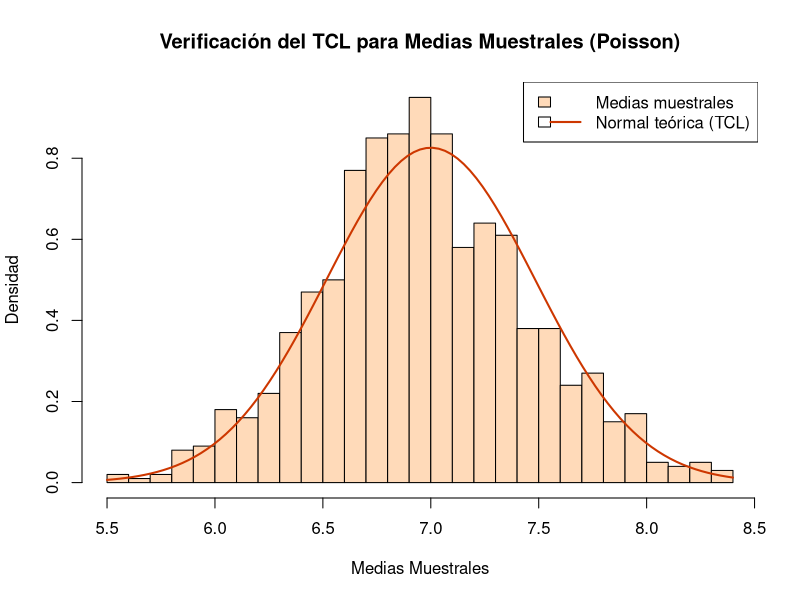
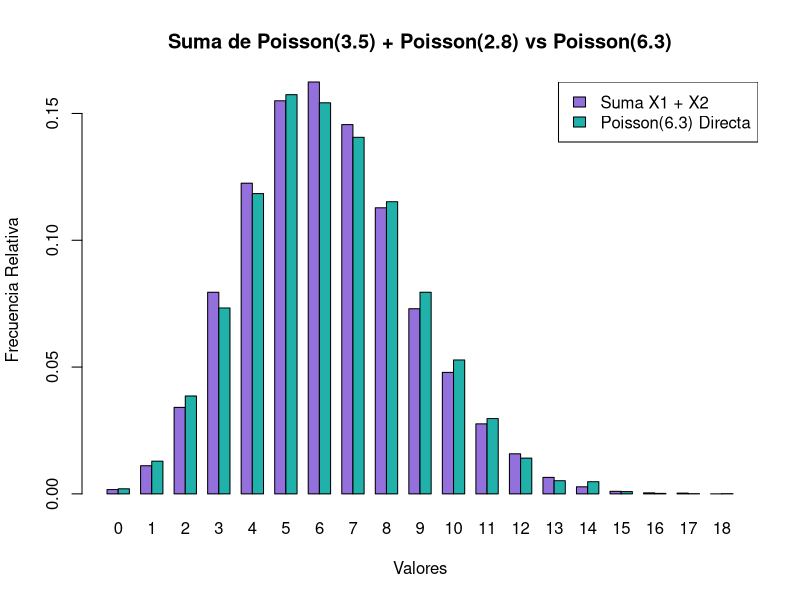
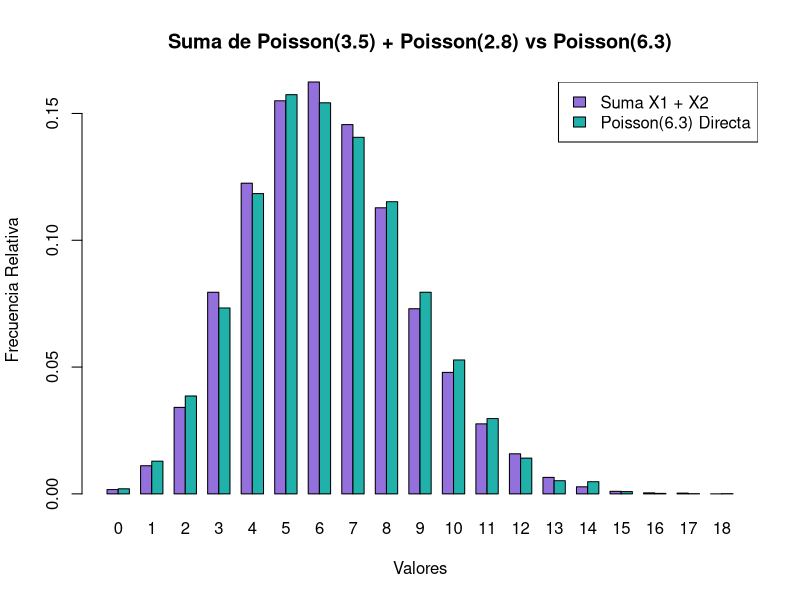
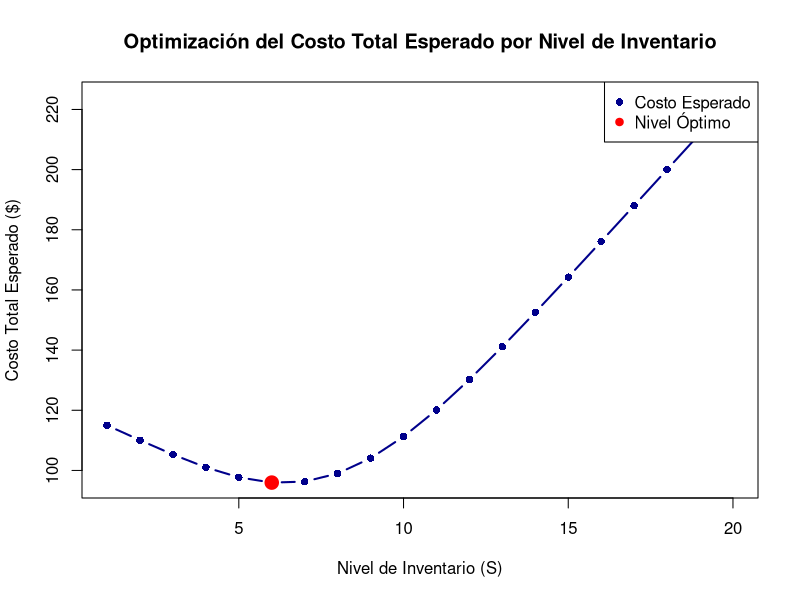

Reproduce these figures in R, in order.
## ---- chunk 1
#| label: exr-tcl_poisson
#| echo: false
set.seed(123)

# Parámetros para el TCL
k <- 1000           # Número de muestras
n_muestras <- 30    # Tamaño de cada muestra (suficiente para que aplique el TCL)
lambda_p <- 7       # Parámetro lambda de la Poisson

# Generación de k muestras de tamaño 30 de una Poisson(7)
muestras_poisson <- matrix(rpois(k * n_muestras, lambda = lambda_p), 
                           nrow = k, ncol = n_muestras)

# Cálculo de las medias muestrales
medias_muestrales <- rowMeans(muestras_poisson)

# Parámetros teóricos de la media muestral según el TCL:
# Media teórica E[X_bar] = lambda
# Varianza teórica Var[X_bar] = lambda / n
mu_teorica <- lambda_p
var_teorica <- lambda_p / n_muestras
sd_teorica <- sqrt(var_teorica)

# Visualización y verificación del TCL
hist(medias_muestrales, probability = TRUE, col = "peachpuff", 
     main = "Verificación del TCL para Medias Muestrales (Poisson)",
     xlab = "Medias Muestrales", ylab = "Densidad", breaks = 25)
curve(dnorm(x, mean = mu_teorica, sd = sd_teorica), add = TRUE, col = "orangered3", lwd = 2)
legend("topright", legend = c("Medias muestrales", "Normal teórica (TCL)"),
       fill = c("peachpuff", NA), col = c(NA, "orangered3"), lty = c(0, 1), lwd = c(0, 2))

# Comparación numérica para validar
cat("--- COMPARACIÓN TEOREMA CENTRAL DEL LÍMITE (Poisson) --- \n")
cat("Media teórica de X_bar:", mu_teorica, "| Media de medias simuladas:", mean(medias_muestrales), "\n")
cat("Desv. Est. teórica de X_bar:", sd_teorica, "| Desv. Est. de medias simuladas:", sd(medias_muestrales), "\n")
## ---- chunk 2
#| echo: false
# Parámetros y simulación
set.seed(123)
N_sim <- 10000

lambda1 <- 3.5
lambda2 <- 2.8

# a) Generar 10,000 muestras de cada distribución independiente y calcular su suma
X1 <- rpois(N_sim, lambda = lambda1)
X2 <- rpois(N_sim, lambda = lambda2)
Suma_X1X2 <- X1 + X2

# Simulación directa de una Poisson con lambda = 3.5 + 2.8 = 6.3
Poisson_Directa <- rpois(N_sim, lambda = (lambda1 + lambda2))

# b) Comparar estadísticas de la suma con una Poisson(6.3) directa
cat("--- COMPARACIÓN: X1 + X2 vs POISSON(6.3) DIRECTA --- \n")
cat("Media de la suma (X1 + X2):", mean(Suma_X1X2), "| Media Poisson directa:", mean(Poisson_Directa), "\n")
cat("Varianza de la suma (X1 + X2):", var(Suma_X1X2), "| Varianza Poisson directa:", var(Poisson_Directa), "\n\n")

# Gráfica comparativa
rango <- 0:max(c(Suma_X1X2, Poisson_Directa))
t_suma <- prop.table(table(factor(Suma_X1X2, levels = rango)))
t_directa <- prop.table(table(factor(Poisson_Directa, levels = rango)))

barplot(rbind(t_suma, t_directa), beside = TRUE, col = c("mediumpurple", "lightseagreen"),
        main = "Suma de Poisson(3.5) + Poisson(2.8) vs Poisson(6.3)",
        xlab = "Valores", ylab = "Frecuencia Relativa")
legend("topright", legend = c("Suma X1 + X2", "Poisson(6.3) Directa"), fill = c("mediumpurple", "lightseagreen"))
## ---- chunk 3
#| label: exr-prop_aditiva
#| echo: false
set.seed(123)
N_sim <- 10000

# a) Generar 10,000 muestras de cada distribución independiente y calcular su suma
lambda1 <- 3.5
lambda2 <- 2.8
X1 <- rpois(N_sim, lambda = lambda1)
X2 <- rpois(N_sim, lambda = lambda2)
Suma_X1X2 <- X1 + X2

# Simulación directa de una Poisson con lambda = 3.5 + 2.8 = 6.3
Poisson_Directa <- rpois(N_sim, lambda = (lambda1 + lambda2))
## ---- chunk 4
#| echo: false
# b) Comparar estadísticas de la suma con una Poisson(6.3) directa
cat("--- COMPARACIÓN: X1 + X2 vs POISSON(6.3) DIRECTA --- \n")
cat("Media de la suma (X1 + X2):", mean(Suma_X1X2), "| Media Poisson directa:", mean(Poisson_Directa), "\n")
cat("Varianza de la suma (X1 + X2):", var(Suma_X1X2), "| Varianza Poisson directa:", var(Poisson_Directa), "\n\n")

# Gráfica comparativa
rango <- 0:max(c(Suma_X1X2, Poisson_Directa))
t_suma <- prop.table(table(factor(Suma_X1X2, levels = rango)))
t_directa <- prop.table(table(factor(Poisson_Directa, levels = rango)))

barplot(rbind(t_suma, t_directa), beside = TRUE, col = c("mediumpurple", "lightseagreen"),
        main = "Suma de Poisson(3.5) + Poisson(2.8) vs Poisson(6.3)",
        xlab = "Valores", ylab = "Frecuencia Relativa")
legend("topright", legend = c("Suma X1 + X2", "Poisson(6.3) Directa"), fill = c("mediumpurple", "lightseagreen"))

## ---- chunk 5
#| echo: false
# c) Extender la verificación a la suma de 4 variables Poisson independientes
# Supongamos lambdas: 1.2, 2.0, 1.5, 1.6 (cuya suma es 6.3 también, o cualquier conjunto)
lams <- c(1.0, 1.5, 2.0, 1.8)
matriz_4p <- replicate(4, rpois(N_sim, lambda = lams))
suma_4 <- rowSums(matriz_4p)
poisson_sum_directa <- rpois(N_sim, lambda = sum(lams))

cat("--- EXTENSIÓN A 4 VARIABLES POISSON --- \n")
cat("Suma de lambdas:", sum(lams), "\n")
cat("Media de la suma de 4 variables:", mean(suma_4), "| Media teórica esperada:", sum(lams), "\n")
cat("Varianza de la suma de 4 variables:", var(suma_4), "| Varianza teórica esperada:", sum(lams), "\n")
## ---- chunk 6
#| label: exr-inventarios-a
#| echo: false
lambda_demanda <- 8

# a) Probabilidad de quedarse sin existencias con 12 unidades
prob_agotarse_12 <- 1 - ppois(12, lambda = lambda_demanda)
cat("a) Probabilidad de quedarse sin existencias con 12 unidades:", round(prob_agotarse_12 * 100, 4), "%\n")
## ---- chunk 7
#| label: exr-inventarios-b
#| echo: false
lambda_demanda <- 8

# b) Unidades mínimas para que P(D > S) < 5%
inventario <- 0
prob_agotarse <- 1
while (prob_agotarse >= 0.05) {
  inventario <- inventario + 1
  prob_agotarse <- 1 - ppois(inventario, lambda = lambda_demanda)
}
cat("b) Unidades mínimas para que P(D > S) < 5%:", inventario, "(con probabilidad de", round(prob_agotarse * 100, 4), "%)\n")
## ---- chunk 8
#| label: exr-inventarios-cd
#| echo: false
lambda_demanda <- 8
h <- 2
p_cost <- 15
c <- 10

calcular_costo_esperado <- function(S, lambda, h, p_cost, c, max_demanda = 50) {
  demandas <- 0:max_demanda
  prob_demandas <- dpois(demandas, lambda = lambda)
  
  costo_total <- sapply(demandas, function(d) {
    if (d <= S) {
      costo_inv <- (c * S) + (h * (S - d))
    } else {
      costo_inv <- (c * S) + (p_cost * (d - S))
    }
    return(costo_inv)
  })
  
  sum(costo_total * prob_demandas)
}

niveles_S <- 1:20
costos_esperados <- sapply(niveles_S, function(S) calcular_costo_esperado(S, lambda_demanda, h, p_cost, c))

nivel_optimo <- niveles_S[which.min(costos_esperados)]
costo_minimo <- min(costos_esperados)

cat("c) y d) El nivel óptimo de inventario (S) que minimiza el costo esperado es:", nivel_optimo, "\n")
cat("   Con un costo total esperado diario mínimo de: $", round(costo_minimo, 2), "\n")

# Gráfica de optimización de costos
plot(niveles_S, costos_esperados, type = "b", pch = 16, col = "darkblue", lwd = 2,
     main = "Optimización del Costo Total Esperado por Nivel de Inventario",
     xlab = "Nivel de Inventario (S)", ylab = "Costo Total Esperado ($)")
points(nivel_optimo, costo_minimo, col = "red", pch = 19, cex = 1.8)
legend("topright", legend = c("Costo Esperado", "Nivel Óptimo"), col = c("darkblue", "red"), pch = c(16, 19))
